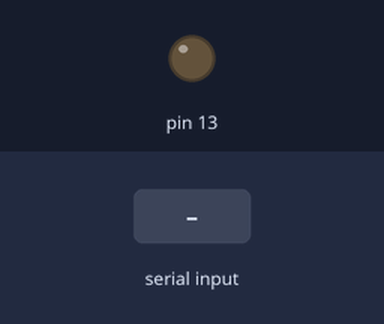
Simulated run of this sketch. Board: Arduino Uno, built with avr-gcc and run on an emulated ATmega328P. Shown: output pins drawn as LEDs (lit = HIGH). The inputs (shaded band) are chosen by the test bench.

Above: at 1.2 s.
1.3 s: "1\n" received over Serial
At 2.1 s:
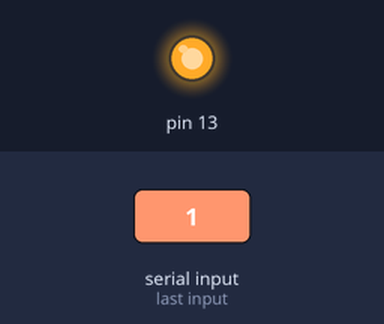
Timing chart, 0 to 4.3 s (numbered marks = the images above; inputs shaded):
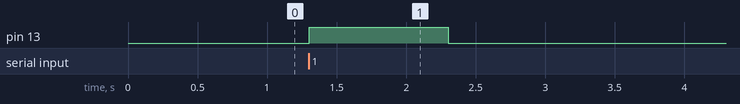

Measured:
- after the input at 1.3 s, pin 13: LOW → HIGH at once, → LOW 1.0 s later

The sketch:

SerialEvent.ino
```cpp
String inputString = "";         // a string to hold incoming data
boolean stringComplete = false;  // whether the string is complete
int byteRead;
void setup() {
  // initialize serial:
  Serial.begin(9600);
  // reserve 200 bytes for the inputString:
  pinMode(13,OUTPUT);
}

void loop() {
  // print the string when a newline arrives:
  if (Serial.available()> 0) {
   // Serial.println(inputString);
    byteRead=Serial.parseInt();
    if (byteRead==1){
      digitalWrite(13,HIGH);
    }else if(byteRead==0){
      digitalWrite(13,LOW);
    }

  }
}
```
